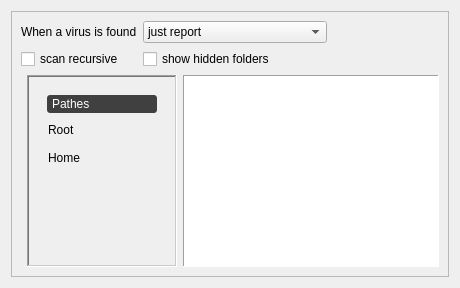
     <widget class="QWidget" name="wizardPage_3">
      <layout class="QGridLayout" name="gridLayout_14">
       <item row="0" column="0">
        <widget class="QFrame" name="frame_2">
         <property name="frameShape">
          <enum>QFrame::StyledPanel</enum>
         </property>
         <property name="frameShadow">
          <enum>QFrame::Raised</enum>
         </property>
         <layout class="QGridLayout" name="gridLayout_13">
          <item row="0" column="0" rowspan="2" colspan="3">
           <layout class="QGridLayout" name="gridLayout_15">
            <item row="0" column="0">
             <widget class="QLabel" name="virusFoundLabel">
              <property name="text">
               <string>When a virus is found</string>
              </property>
             </widget>
            </item>
            <item row="0" column="1">
             <widget class="QComboBox" name="virusFoundComboBox">
              <item>
               <property name="text">
                <string>just report</string>
               </property>
              </item>
              <item>
               <property name="text">
                <string>remove file (be careful)</string>
               </property>
              </item>
              <item>
               <property name="text">
                <string>move file to qurantine folder</string>
               </property>
              </item>
              <item>
               <property name="text">
                <string>copy file to quarantine folder</string>
               </property>
              </item>
             </widget>
            </item>
            <item row="0" column="3">
             <spacer name="horizontalSpacer_6">
              <property name="orientation">
               <enum>Qt::Horizontal</enum>
              </property>
              <property name="sizeHint" stdset="0">
               <size>
                <width>40</width>
                <height>20</height>
               </size>
              </property>
             </spacer>
            </item>
            <item row="1" column="0">
             <widget class="QCheckBox" name="recursivCheckBox">
              <property name="text">
               <string>scan recursive</string>
              </property>
             </widget>
            </item>
            <item row="1" column="1">
             <widget class="QCheckBox" name="showHiddenDirsCheckBox">
              <property name="text">
               <string>show hidden folders</string>
              </property>
             </widget>
            </item>
           </layout>
          </item>
          <item row="2" column="2">
           <widget class="QTreeView" name="treeView">
            <property name="styleSheet">
             <string notr="true"/>
            </property>
            <property name="frameShape">
             <enum>QFrame::Panel</enum>
            </property>
            <attribute name="headerVisible">
             <bool>false</bool>
            </attribute>
           </widget>
          </item>
          <item row="2" column="1">
           <widget class="QFrame" name="deviceFrame">
            <property name="minimumSize">
             <size>
              <width>150</width>
              <height>0</height>
             </size>
            </property>
            <property name="maximumSize">
             <size>
              <width>150</width>
              <height>16777215</height>
             </size>
            </property>
            <property name="frameShape">
             <enum>QFrame::WinPanel</enum>
            </property>
            <property name="frameShadow">
             <enum>QFrame::Sunken</enum>
            </property>
            <layout class="QGridLayout" name="gridLayout_7">
             <item row="1" column="0">
              <spacer name="verticalSpacer_5">
               <property name="orientation">
                <enum>Qt::Vertical</enum>
               </property>
               <property name="sizeHint" stdset="0">
                <size>
                 <width>20</width>
                 <height>40</height>
                </size>
               </property>
              </spacer>
             </item>
             <item row="0" column="0">
              <widget class="QFrame" name="pathFrame">
               <property name="frameShape">
                <enum>QFrame::NoFrame</enum>
               </property>
               <property name="frameShadow">
                <enum>QFrame::Plain</enum>
               </property>
               <layout class="QGridLayout" name="gridLayout_9">
                <item row="2" column="0">
                 <widget class="QPushButton" name="homePathButton">
                  <property name="layoutDirection">
                   <enum>Qt::LeftToRight</enum>
                  </property>
                  <property name="styleSheet">
                   <string notr="true">text-align:left</string>
                  </property>
                  <property name="text">
                   <string>Home</string>
                  </property>
                  <property name="icon">
                   <iconset resource="../resources.qrc">
                    <normaloff>:/icons/icons/homefolder.png</normaloff>:/icons/icons/homefolder.png</iconset>
                  </property>
                  <property name="iconSize">
                   <size>
                    <width>28</width>
                    <height>28</height>
                   </size>
                  </property>
                  <property name="flat">
                   <bool>true</bool>
                  </property>
                 </widget>
                </item>
                <item row="0" column="0">
                 <widget class="QLabel" name="pathLabel">
                  <property name="maximumSize">
                   <size>
                    <width>16777215</width>
                    <height>30</height>
                   </size>
                  </property>
                  <property name="styleSheet">
                   <string notr="true">background:#404040;color:white;padding:2px;border-radius:3px;</string>
                  </property>
                  <property name="text">
                   <string>Pathes</string>
                  </property>
                 </widget>
                </item>
                <item row="1" column="0">
                 <widget class="QPushButton" name="basePathButton">
                  <property name="styleSheet">
                   <string notr="true">text-align:left</string>
                  </property>
                  <property name="text">
                   <string>Root</string>
                  </property>
                  <property name="icon">
                   <iconset resource="../resources.qrc">
                    <normaloff>:/icons/icons/basefolder.png</normaloff>:/icons/icons/basefolder.png</iconset>
                  </property>
                  <property name="iconSize">
                   <size>
                    <width>28</width>
                    <height>28</height>
                   </size>
                  </property>
                  <property name="flat">
                   <bool>true</bool>
                  </property>
                 </widget>
                </item>
               </layout>
              </widget>
             </item>
            </layout>
           </widget>
          </item>
         </layout>
        </widget>
       </item>
      </layout>
     </widget>
